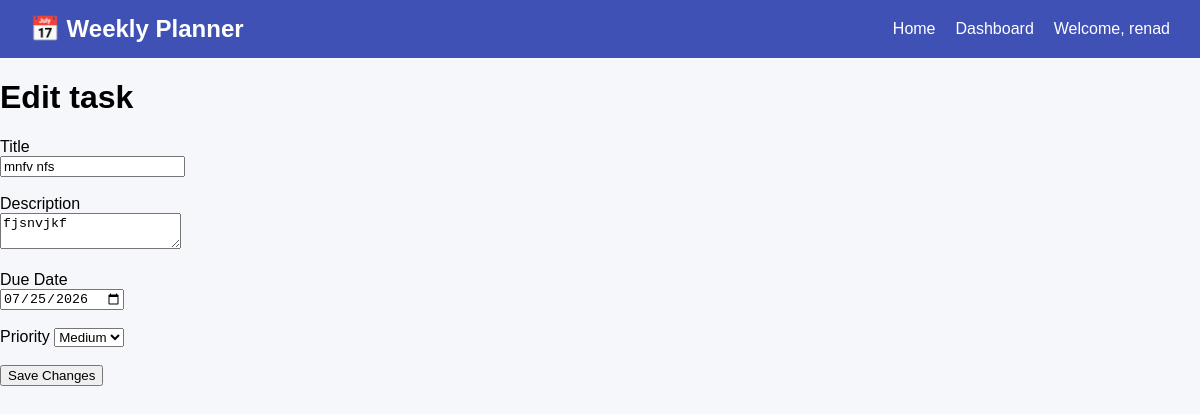
The app's page /edit_task/3 (signed in), older data.
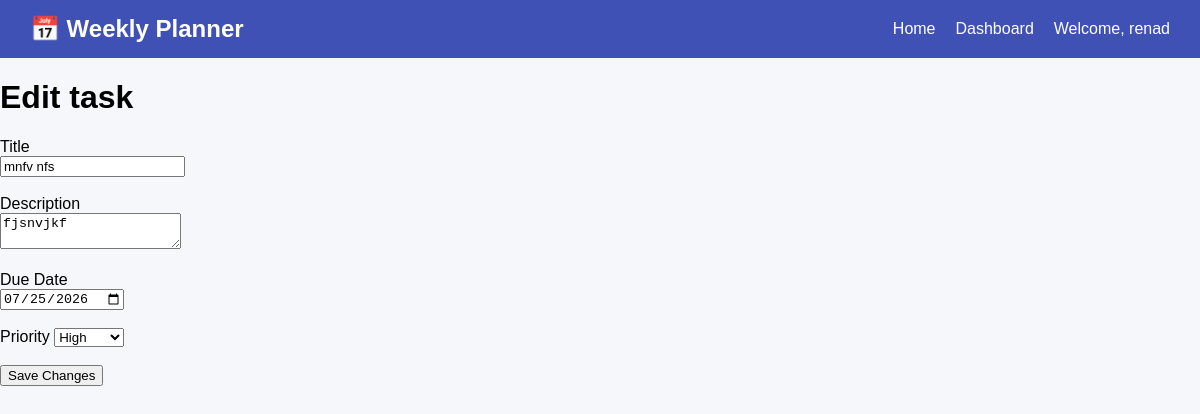
The same page, newer data.
### tables this page shows
CREATE TABLE tasks(
            id INTEGER PRIMARY KEY AUTOINCREMENT,
            title TEXT NOT NULL,
            description TEXT,
            due_date TEXT,
            priority TEXT,
            status TEXT DEFAULT 'Not Started',
            created_at TEXT,
            user_id INTEGER NOT NULL,
            FOREIGN KEY(user_id) REFERENCES users(id)
        );

### app.py (the view, shortened to what this page needs)
@app.route("/edit_task/<int:task_id>", methods=["GET", "POST"])
def edit_task(task_id):
    if "user_id" not in session:
        return redirect(url_for("login"))
    task = get_task_by_id(task_id, session["user_id"])
    return render_template("edit_task.html", task=task)

### database.py (called while the page is built)
def get_task_by_id(task_id, user_id):
    connection = sqlite3.connect("planner.db")
    connection.row_factory = sqlite3.Row
    cursor = connection.cursor()
    cursor.execute("SELECT * FROM tasks WHERE id =? AND user_id = ?", (task_id, user_id))
    task = cursor.fetchone()
    connection.close()
    return task

### templates/edit_task.html (shortened to what this page needs)
{% extends "base.html" %}
{% block content %}
<h1>Edit task</h1>
<form method="POST">
    <label>Title</label><br>
    <input type="text" name="title" value="{{ task['title']}}" required><br><br>
    <label>Description</label><br>
    <textarea name="description">{{ task['description'] }}</textarea><br><br>
    <label>Due Date</label><br>
    <input type="date" name="due_date" value="{{ task['due_date']}}"><br><br>
    <label>Priority</label>
    <select name="priority">
        <option value="Medium" {% if task['priority'] == 'Medium' %}selected{% endif %}>Medium</option>
        <option value="High" {% if task['priority'] == 'High' %}selected{% endif %}>High</option>
    </select>
    <br><br>
    <button type="submit">Save Changes</button>
</form>
{% endblock %}

### templates/base.html (shortened to what this page needs)
<!DOCTYPE html>
<html lang="en">
    <head>
        <link rel ="stylesheet"
            href="{{ url_for('static', filename='css/style.css') }}">
    </head>
    <body>
        <nav>
            <h2>📅 Weekly Planner</h2>
            <ul>
                <li><a href="{{ url_for('home') }}">Home</a></li>
            {% if "user_id" in session %}
                 <li><a href="{{ url_for('dashboard') }}">Dashboard</a></li>
                 <li class="Welcome">
                    Welcome, {{ session["username"]}}
                 </li>
        {% else %}
                <li><a href="{{ url_for('register') }}">Register</a></li>
                <li><a href="{{ url_for('login') }}">Login</a></li>
        {% endif %}
            </ul>
        </nav>
        <main>
            {% block content %}
            {% endblock %}
        </main>
    </body>
</html>

### static/css/style.css (style rules this page uses)
body { margin:0; font-family:Arial, Helvetica, sans-serif; background:#f5f7fb; }
nav { background:#3f51b5; color:white; padding:15px 30px; display:flex; justify-content:space-between; align-items:center; }
nav h2 { margin:0; }
nav ul { display:flex; gap:20px; list-style:none; margin:0; }
nav a { color:white; text-decoration:none; }

Row changes from the older to the newer data that the page shows:
changed tasks "mnfv nfs": priority "Medium" → "High"
